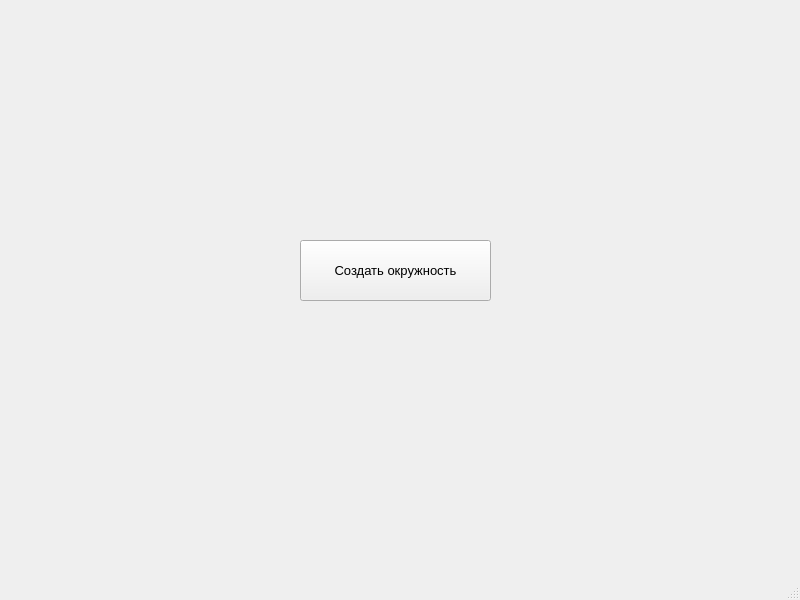
<?xml version="1.0" encoding="UTF-8"?>
<ui version="4.0">
 <class>MainWindow</class>
 <widget class="QMainWindow" name="MainWindow">
  <property name="geometry">
   <rect>
    <x>0</x>
    <y>0</y>
    <width>800</width>
    <height>600</height>
   </rect>
  </property>
  <property name="windowTitle">
   <string>Git и желтые окружности</string>
  </property>
  <widget class="QWidget" name="centralwidget">
   <widget class="QPushButton" name="btn">
    <property name="geometry">
     <rect>
      <x>300</x>
      <y>240</y>
      <width>191</width>
      <height>61</height>
     </rect>
    </property>
    <property name="font">
     <font>
      <pointsize>10</pointsize>
     </font>
    </property>
    <property name="text">
     <string>Создать окружность</string>
    </property>
   </widget>
  </widget>
  <widget class="QMenuBar" name="menubar">
   <property name="geometry">
    <rect>
     <x>0</x>
     <y>0</y>
     <width>800</width>
     <height>26</height>
    </rect>
   </property>
  </widget>
  <widget class="QStatusBar" name="statusBar"/>
 </widget>
 <resources/>
 <connections/>
</ui>
